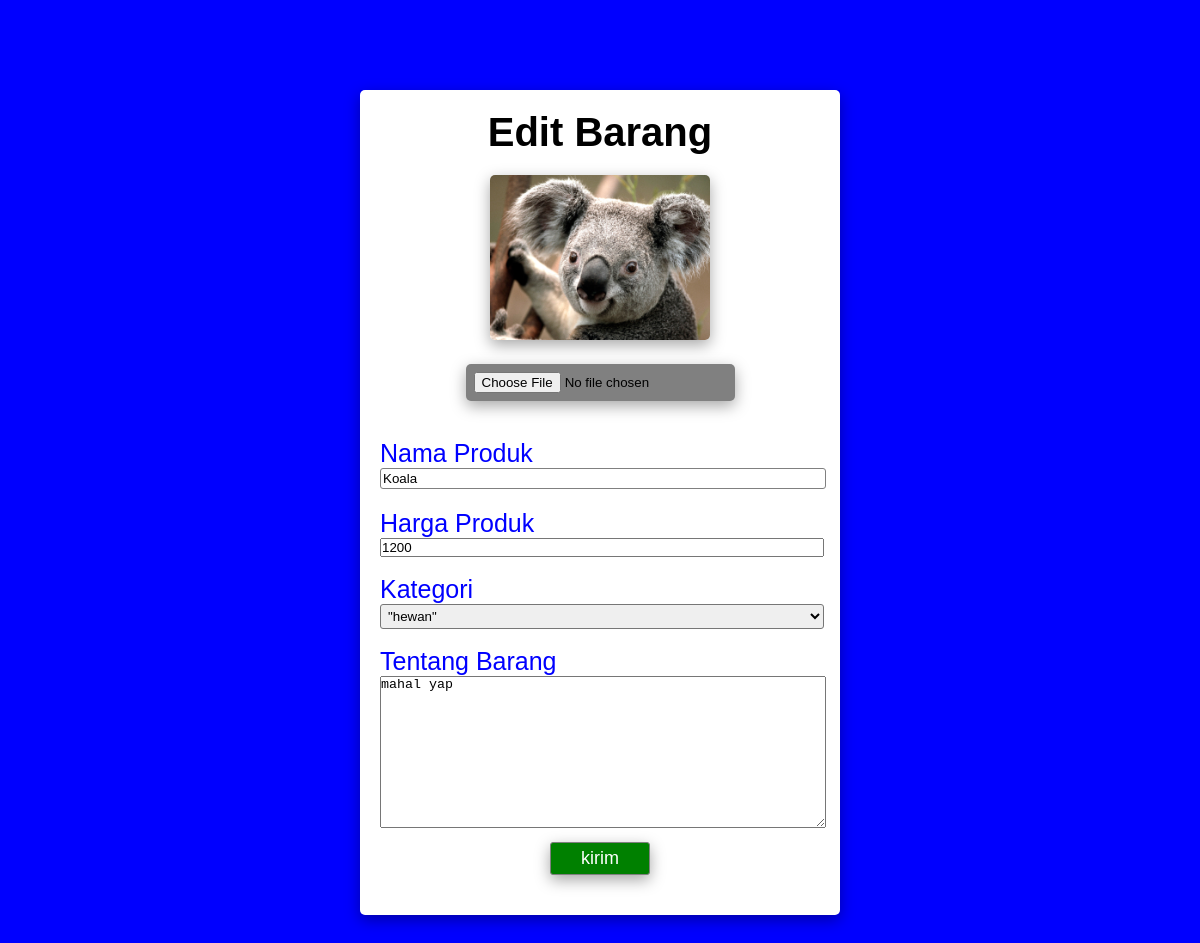
Page /ganti.php?id=60 (signed in) on the committed database.
### tables this page shows
CREATE TABLE `produk` (
  `id` int(11) NOT NULL,
  `produk` varchar(50) DEFAULT NULL,
  `keterangan` varchar(200) DEFAULT NULL,
  `harga` int(11) DEFAULT NULL,
  `img` varchar(50) DEFAULT NULL,
  `id_komen` varchar(50) DEFAULT NULL,
  `kategori` varchar(50) DEFAULT NULL
);

### fungsi.php (called while the page is built, shortened)
<?php
$conn = mysqli_connect('localhost','root','','shop');
function ambil($query){
    global $conn;
    $result = mysqli_query($conn,$query);
    $rows = [];
    while($row = mysqli_fetch_assoc($result) ){
        $rows[] = $row;
    }
    return $rows;
}
?>

### ganti.php (the view, shortened to what this page needs)
<?php
require 'fungsi.php';
$id = $_GET["id"];
$produk = ambil("SELECT * FROM produk WHERE id = $id")[0];
?>
<!DOCTYPE html>
<html lang="en">
<head>
    <link rel="stylesheet" href="css/ganti.css">
</head>
<body>
    <div class="container">
        <h1>Edit Barang</h1>
        <form action="" method="post" enctype="multipart/form-data">
        <div class="mid">
            <img src="img/<?= $produk["img"] ?>" alt="gambar"><br>
            <input type="file" name="gambar" id="gambar"><br><br>
        </div>
        <label for="nama">Nama Produk</label><br>
        <input type="text" name="nama" id="nama" value="<?= $produk["produk"] ?>" require autocomplete="off">
        <label for="harga">Harga Produk</label><br>
        <input type="number" name="harga" id="harga" value="<?= $produk["harga"] ?>" require autocomplete="off"><br><br>
        <label for="kategori">Kategori</label><br>
            <select id="kategori" name="kategori">
                <option value="<?= $produk["kategori"] ?>">"<?= $produk["kategori"] ?>"</option>
            </select><br><br>
        <label for="keterangan">Tentang Barang</label><br>
        <textarea name="keterangan" id="keterangan"><?= $produk["keterangan"] ?></textarea>
        <div class="mid">
            <input type="submit" value="kirim" name="kirim" class="kirim">
        </div>
        </form>
    </div>
</body>
</html>

### css/ganti.css (style rules this page uses)
* { margin: 0; padding: 0; }
body { background-color: blue; font-family: sans-serif; }
img { width: 50%; margin: 20px auto; border-radius: 5px; box-shadow: rgba(0, 0, 0, 0.35) 0px 5px 15px; }
.container { width: 40%; margin: 90px auto; padding: 20px; box-sizing: border-box; border-radius: 5px; background-color: white; box-shadow: rgba(0, 0, 0, 0.35) 0px 5px 15px; }
.container h1 { font-size: 40px; text-align: center; }
.container #gambar { background-color: grey; border-radius: 5px; box-shadow: rgba(0, 0, 0, 0.35) 0px 5px 15px; padding: 8px; }
.container .mid { text-align: center; margin-bottom: 20px; }
.container label { font-size: 25px; margin-top: 50px; color: blue; }
.container input[type="text"] { outline: none; width: 100%; margin-bottom: 20px; padding: 2px; border-radius: 3px; border: 1px solid gray; }
.container input[type="number"] { width: 100%;; }
.container select { width: 101%; padding: 3px; border-radius: 3px; }
.container textarea { width: 101%; height: 150px; }
.container .kirim { background-color: green; border-radius: 3px; border: 1px solid grey; box-shadow: rgba(0, 0, 0, 0.35) 0px 5px 15px; margin-top: 10px; padding: 5px 30px; font-size: 18px; color: white; }

### rows in the picture
produk: img (picture), nama "Koala", harga "1200", keterangan "mahal yap"
